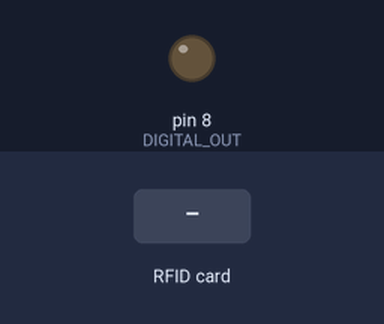
A sketch run on a simulated Arduino Uno, built with avr-gcc and run on an emulated ATmega328P. Parts: output pins drawn as LEDs (lit = HIGH). The inputs (shaded band) are chosen by the test bench. What the sketch prints to the serial monitor is not drawn.

Above: at 1.2 s.
1.3 s: RFID card 5E 7A 19 C4 held to the reader
Timing chart, 0 to 4.3 s (numbered marks = the images above; inputs shaded):
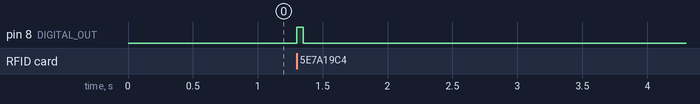

Measured:
- after the input at 1.3 s, pin 8 (DIGITAL_OUT): LOW → HIGH at once, → LOW 0.05 s later

The sketch:

seacube_arduino_uno.ino
```cpp
/*
  File for SeaCube's onboard Arduino Uno implmeneting the following functionality:
  ---Polls PN532 RFID reader for tag detection (via I2C serial connection)
  ---Outputs a corresponding digital signal to the Teensy 4.1
      ---Logical 1 if tag detected
      ---Logical 0 if no tag detected
  ---Occassionally re-initialize I2C connection to reader in case of serial connection loss
*/


#include <Wire.h>
#include <Adafruit_PN532.h> //RFID library

/* Define RFID pin macros and variables  */
#define PN532_IRQ   2   // IRQ (interrupt request)
#define PN532_RESET 3   // Hardware reset
#define DIGITAL_OUT 8
Adafruit_PN532 nfc(PN532_IRQ, PN532_RESET); //RFID object. Opens I2C address of RFID reader (0x48)
uint16_t timeout = 50; //Timeout to exit blocking card read

/* Initialize timing variables  */
unsigned long reconnectTimer = 0;
unsigned long currTime = 0;


void setup() {
  Serial.begin(115200);   //Serial port for debugging via serial monitor
  while (!Serial) {       //Waits for USB serial port to open
    delay(10);
  }

  pinMode(DIGITAL_OUT, OUTPUT);

  nfc.begin();            //Initialize I2C serial connection to reader
  uint32_t versiondata = nfc.getFirmwareVersion();
  while(!versiondata) {   //Could not find PN532 chip, try again
    delay(100);
    versiondata = nfc.getFirmwareVersion();
  }

  digitalWrite(DIGITAL_OUT, LOW);
  reconnectTimer = millis() + 20000;  //20 seconds from now
}


void loop() {
  currTime = millis();                  //Record current time
  if(currTime >= reconnectTimer) {      //Time to re-initialize I2C connection
    nfc.begin();
    reconnectTimer = millis() + 20000;  //20 seconds from now
  }

  /* Declare variables to store returned RFID tag properties */
  uint8_t tagFound;
  uint8_t uid[] = { 0, 0, 0, 0, 0, 0, 0 };  //Stores returned UID (unique identifier) of RFID tag
  uint8_t uidLength;

  /* Attempt to populate variables with RFID tag data */
  tagFound = nfc.readPassiveTargetID(PN532_MIFARE_ISO14443A, uid, &uidLength, timeout);
  if(tagFound) {
    Serial.println("Tag detected");
    digitalWrite(DIGITAL_OUT, HIGH);
  }
  else if(!tagFound) {
    Serial.println("No tag detected");
    digitalWrite(DIGITAL_OUT, LOW);
  }
  else {}
}
```
